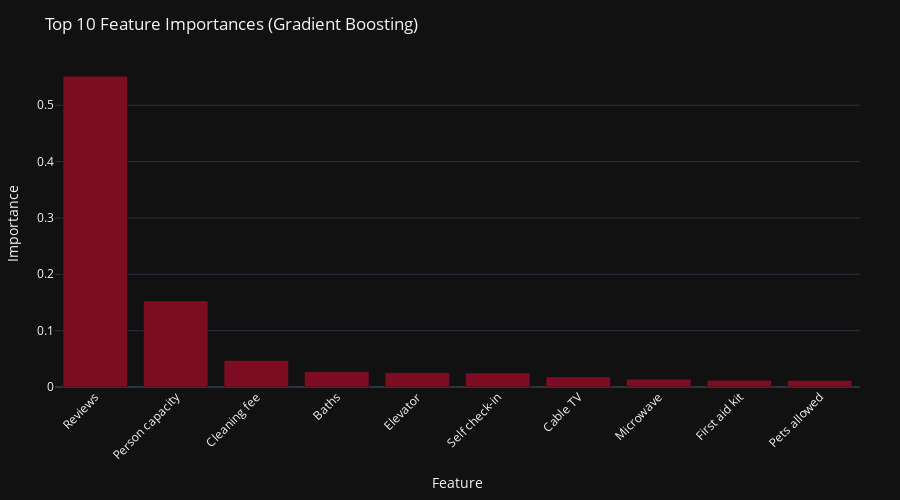

This figure's notebook cell:
### Code cell
import plotly.io as pio

def model3_feature_importances():
    """
    Load the precomputed feature importances bar chart for Model 3
    and apply the standard dark theme and sizing.
    """
    fig = pio.read_json("models/model3/feature_importances.json")
    fig.update_layout(
        title="Top 10 Feature Importances (Gradient Boosting)",
        template="plotly_dark",
        height=500,
        margin=dict(l=40, r=40, t=60, b=40)
    )
    # reverse y‐axis if horizontal bar
    if any(trace.orientation == "h" for trace in fig.data):
        fig.update_layout(yaxis=dict(autorange="reversed"))
    return fig

model3_feature_importances()

### Figure 1 — Plotly figure (JSON) as saved in the notebook; plotly's stock layout.template omitted (floating-point values rounded to 4 significant figures)
{"data": [{"hovertemplate": "Feature=%{x}<br>Importance=%{y}<extra></extra>", "legendgroup": "", "marker": {"color": "#7e0d24", "pattern": {"shape": ""}}, "name": "", "orientation": "v", "showlegend": false, "textposition": "auto", "type": "bar", "x": ["Reviews", "Person capacity", "Cleaning fee", "Baths", "Elevator", "Self check-in", "Cable TV", "Microwave", "First aid kit", "Pets allowed"], "xaxis": "x", "y": [0.5512, 0.1525, 0.04713, 0.02724, 0.02543, 0.02481, 0.0179, 0.01389, 0.01176, 0.01137], "yaxis": "y"}], "layout": {"barmode": "relative", "height": 500, "legend": {"tracegroupgap": 0}, "margin": {"b": 40, "l": 40, "r": 40, "t": 60}, "title": {"text": "Top 10 Feature Importances (Gradient Boosting)"}, "xaxis": {"anchor": "y", "domain": [0, 1], "tickangle": -45, "title": {"text": "Feature"}}, "yaxis": {"anchor": "x", "domain": [0, 1], "title": {"text": "Importance"}}}}
